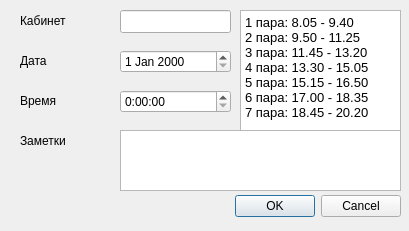
<?xml version="1.0" encoding="UTF-8"?>
<ui version="4.0">
 <class>addeventDialog</class>
 <widget class="QDialog" name="addeventDialog">
  <property name="geometry">
   <rect>
    <x>0</x>
    <y>0</y>
    <width>409</width>
    <height>231</height>
   </rect>
  </property>
  <property name="windowTitle">
   <string>Dialog</string>
  </property>
  <widget class="QDialogButtonBox" name="buttonBox">
   <property name="geometry">
    <rect>
     <x>80</x>
     <y>190</y>
     <width>321</width>
     <height>32</height>
    </rect>
   </property>
   <property name="orientation">
    <enum>Qt::Horizontal</enum>
   </property>
   <property name="standardButtons">
    <set>QDialogButtonBox::Cancel|QDialogButtonBox::Ok</set>
   </property>
  </widget>
  <widget class="QDateEdit" name="dateEdit">
   <property name="geometry">
    <rect>
     <x>120</x>
     <y>50</y>
     <width>111</width>
     <height>23</height>
    </rect>
   </property>
  </widget>
  <widget class="QTimeEdit" name="timeEdit">
   <property name="geometry">
    <rect>
     <x>120</x>
     <y>90</y>
     <width>111</width>
     <height>23</height>
    </rect>
   </property>
   <property name="displayFormat">
    <string>H:mm:ss</string>
   </property>
  </widget>
  <widget class="QLineEdit" name="cabinetEdit">
   <property name="geometry">
    <rect>
     <x>120</x>
     <y>10</y>
     <width>111</width>
     <height>23</height>
    </rect>
   </property>
  </widget>
  <widget class="QLabel" name="cabinet">
   <property name="geometry">
    <rect>
     <x>20</x>
     <y>10</y>
     <width>56</width>
     <height>21</height>
    </rect>
   </property>
   <property name="text">
    <string>Кабинет</string>
   </property>
  </widget>
  <widget class="QLabel" name="date">
   <property name="geometry">
    <rect>
     <x>20</x>
     <y>50</y>
     <width>56</width>
     <height>21</height>
    </rect>
   </property>
   <property name="text">
    <string>Дата</string>
   </property>
  </widget>
  <widget class="QLabel" name="time">
   <property name="geometry">
    <rect>
     <x>20</x>
     <y>90</y>
     <width>56</width>
     <height>21</height>
    </rect>
   </property>
   <property name="text">
    <string>Время</string>
   </property>
  </widget>
  <widget class="QLabel" name="notes">
   <property name="geometry">
    <rect>
     <x>20</x>
     <y>130</y>
     <width>56</width>
     <height>21</height>
    </rect>
   </property>
   <property name="text">
    <string>Заметки</string>
   </property>
  </widget>
  <widget class="QTextEdit" name="scheduleEdit">
   <property name="geometry">
    <rect>
     <x>240</x>
     <y>10</y>
     <width>161</width>
     <height>121</height>
    </rect>
   </property>
   <property name="html">
    <string>&lt;!DOCTYPE HTML PUBLIC &quot;-//W3C//DTD HTML 4.0//EN&quot; &quot;http://www.w3.org/TR/REC-html40/strict.dtd&quot;&gt;
&lt;html&gt;&lt;head&gt;&lt;meta name=&quot;qrichtext&quot; content=&quot;1&quot; /&gt;&lt;style type=&quot;text/css&quot;&gt;
p, li { white-space: pre-wrap; }
&lt;/style&gt;&lt;/head&gt;&lt;body style=&quot; font-family:'Droid Sans'; font-size:10pt; font-weight:400; font-style:normal;&quot;&gt;
&lt;p style=&quot; margin-top:0px; margin-bottom:0px; margin-left:0px; margin-right:0px; -qt-block-indent:0; text-indent:0px;&quot;&gt;1 пара: 8.05 - 9.40&lt;/p&gt;
&lt;p style=&quot; margin-top:0px; margin-bottom:0px; margin-left:0px; margin-right:0px; -qt-block-indent:0; text-indent:0px;&quot;&gt;2 пара: 9.50 - 11.25&lt;/p&gt;
&lt;p style=&quot; margin-top:0px; margin-bottom:0px; margin-left:0px; margin-right:0px; -qt-block-indent:0; text-indent:0px;&quot;&gt;3 пара: 11.45 - 13.20&lt;/p&gt;
&lt;p style=&quot; margin-top:0px; margin-bottom:0px; margin-left:0px; margin-right:0px; -qt-block-indent:0; text-indent:0px;&quot;&gt;4 пара: 13.30 - 15.05&lt;/p&gt;
&lt;p style=&quot; margin-top:0px; margin-bottom:0px; margin-left:0px; margin-right:0px; -qt-block-indent:0; text-indent:0px;&quot;&gt;5 пара: 15.15 - 16.50&lt;/p&gt;
&lt;p style=&quot; margin-top:0px; margin-bottom:0px; margin-left:0px; margin-right:0px; -qt-block-indent:0; text-indent:0px;&quot;&gt;6 пара: 17.00 - 18.35&lt;/p&gt;
&lt;p style=&quot; margin-top:0px; margin-bottom:0px; margin-left:0px; margin-right:0px; -qt-block-indent:0; text-indent:0px;&quot;&gt;7 пара: 18.45 - 20.20&lt;/p&gt;&lt;/body&gt;&lt;/html&gt;</string>
   </property>
  </widget>
  <widget class="QTextEdit" name="notesEdit">
   <property name="geometry">
    <rect>
     <x>120</x>
     <y>130</y>
     <width>281</width>
     <height>61</height>
    </rect>
   </property>
  </widget>
 </widget>
 <resources/>
 <connections>
  <connection>
   <sender>buttonBox</sender>
   <signal>accepted()</signal>
   <receiver>addeventDialog</receiver>
   <slot>accept()</slot>
   <hints>
    <hint type="sourcelabel">
     <x>248</x>
     <y>254</y>
    </hint>
    <hint type="destinationlabel">
     <x>157</x>
     <y>274</y>
    </hint>
   </hints>
  </connection>
  <connection>
   <sender>buttonBox</sender>
   <signal>rejected()</signal>
   <receiver>addeventDialog</receiver>
   <slot>reject()</slot>
   <hints>
    <hint type="sourcelabel">
     <x>316</x>
     <y>260</y>
    </hint>
    <hint type="destinationlabel">
     <x>286</x>
     <y>274</y>
    </hint>
   </hints>
  </connection>
 </connections>
</ui>
